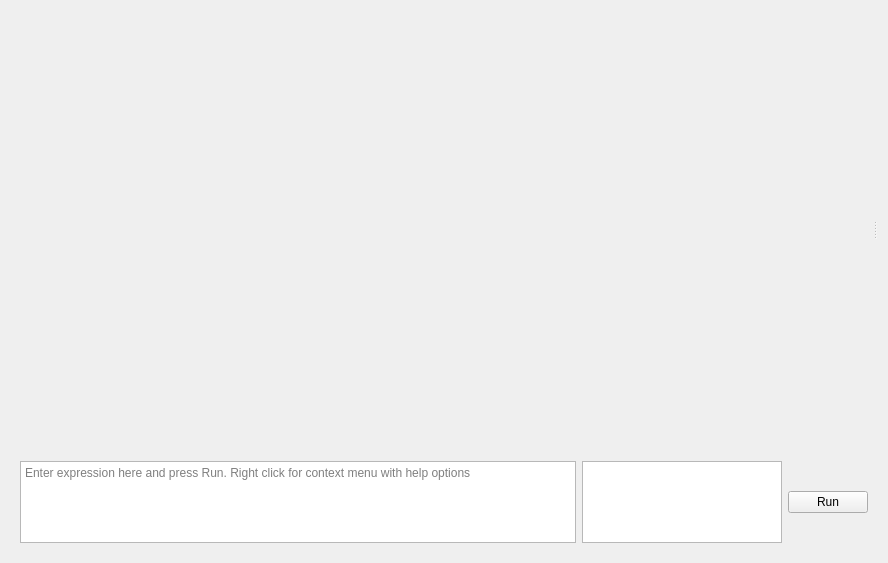
<?xml version="1.0" encoding="UTF-8"?>
<ui version="4.0">
 <class>Form</class>
 <widget class="QWidget" name="Form">
  <property name="geometry">
   <rect>
    <x>0</x>
    <y>0</y>
    <width>888</width>
    <height>563</height>
   </rect>
  </property>
  <property name="windowTitle">
   <string>Form</string>
  </property>
  <layout class="QGridLayout" name="gridLayout">
   <item row="0" column="0">
    <widget class="QSplitter" name="splitter">
     <property name="orientation">
      <enum>Qt::Horizontal</enum>
     </property>
     <widget class="Canvas" name="canvas" native="true"/>
     <widget class="QWidget" name="widget" native="true">
      <property name="sizePolicy">
       <sizepolicy hsizetype="Minimum" vsizetype="Minimum">
        <horstretch>0</horstretch>
        <verstretch>0</verstretch>
       </sizepolicy>
      </property>
      <property name="maximumSize">
       <size>
        <width>200</width>
        <height>16777215</height>
       </size>
      </property>
      <layout class="QGridLayout" name="gridLayout_2">
       <item row="0" column="1">
        <widget class="VariantWidget" name="variant" native="true"/>
       </item>
      </layout>
     </widget>
    </widget>
   </item>
   <item row="1" column="0">
    <widget class="QWidget" name="widget_2" native="true">
     <property name="maximumSize">
      <size>
       <width>16777215</width>
       <height>100</height>
      </size>
     </property>
     <layout class="QGridLayout" name="gridLayout_4">
      <item row="0" column="2">
       <widget class="QPushButton" name="run">
        <property name="text">
         <string>Run</string>
        </property>
       </widget>
      </item>
      <item row="0" column="0">
       <widget class="EvalTextEdit" name="expr">
        <property name="placeholderText">
         <string>Enter expression here and press Run. Right click for context menu with help options</string>
        </property>
       </widget>
      </item>
      <item row="0" column="1">
       <widget class="QPlainTextEdit" name="result">
        <property name="maximumSize">
         <size>
          <width>200</width>
          <height>16777215</height>
         </size>
        </property>
        <property name="autoFillBackground">
         <bool>false</bool>
        </property>
        <property name="readOnly">
         <bool>true</bool>
        </property>
       </widget>
      </item>
     </layout>
    </widget>
   </item>
  </layout>
 </widget>
 <customwidgets>
  <customwidget>
   <class>Canvas</class>
   <extends>QWidget</extends>
   <header>pcot.ui.canvas</header>
   <container>1</container>
  </customwidget>
  <customwidget>
   <class>VariantWidget</class>
   <extends>QWidget</extends>
   <header>pcot.ui.variantwidget</header>
   <container>1</container>
  </customwidget>
  <customwidget>
   <class>EvalTextEdit</class>
   <extends>QPlainTextEdit</extends>
   <header>pcot.ui.evaltextedit</header>
  </customwidget>
 </customwidgets>
 <resources/>
 <connections/>
</ui>
